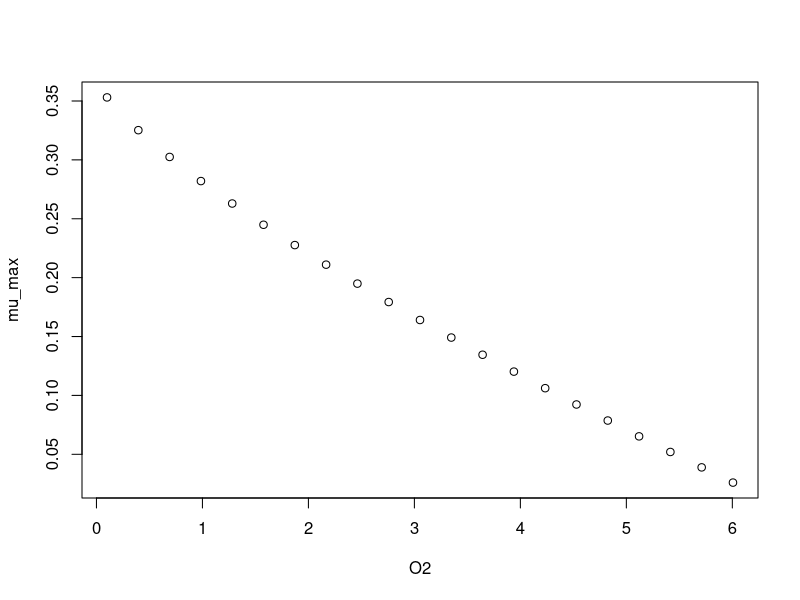

R code for this plot:
#############################
# start of Parameter script
#############################
O2 <- seq(0.0999000999000999,6.006,length.out=21)
#############################
# end of Parameter script
#############################
############################# 
# start of Model script Gropin ID 1075 
#############################
 
# constant coefficients for this model
 
variables <- data.frame(O2)
argumentsPar <- expand.grid(variables)
 
# heart of the model
response_surface <- function(O2) {
   mumax <-0.368*(1-(O2/6.61)^0.764)

return(mumax=mumax)
} 

# output parameters
mumax <- cbind(argumentsPar,response_surface(argumentsPar['O2']))
colnames(mumax) <- c(colnames(argumentsPar),'mumax')
#############################
# End of Model script
#############################
############################# 
# start of Visualisation script Gropin ID 1075 
#############################
plot(O2,mumax$mumax,
                          xlab='O2',
                          ylab='mu_max')
#############################
# End of Visualisation script
#############################
